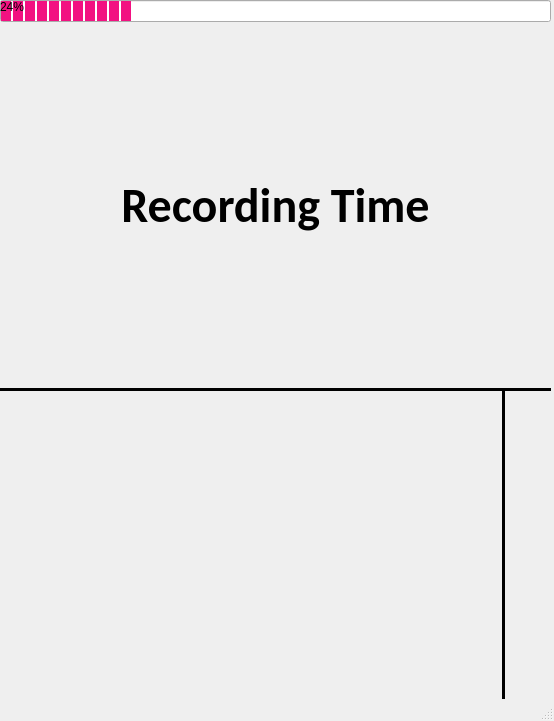
<?xml version="1.0" encoding="UTF-8"?>
<ui version="4.0">
 <class>MainWindow</class>
 <widget class="QMainWindow" name="MainWindow">
  <property name="geometry">
   <rect>
    <x>0</x>
    <y>0</y>
    <width>554</width>
    <height>721</height>
   </rect>
  </property>
  <property name="windowTitle">
   <string>Recording app</string>
  </property>
  <property name="windowIcon">
   <iconset>
    <normaloff>images/app_icon.webp</normaloff>images/app_icon.webp</iconset>
  </property>
  <widget class="QWidget" name="centralwidget">
   <widget class="QWidget" name="verticalLayoutWidget">
    <property name="geometry">
     <rect>
      <x>0</x>
      <y>0</y>
      <width>551</width>
      <height>391</height>
     </rect>
    </property>
    <layout class="QVBoxLayout" name="verticalLayout_3">
     <item>
      <widget class="QProgressBar" name="progressBar">
       <property name="styleSheet">
        <string notr="true">QProgressBar::chunk {
    background-color: #F21181;
    width: 10px;
    margin: 0.5px;
}</string>
       </property>
       <property name="value">
        <number>24</number>
       </property>
      </widget>
     </item>
     <item>
      <spacer name="verticalSpacer_2">
       <property name="orientation">
        <enum>Qt::Vertical</enum>
       </property>
       <property name="sizeHint" stdset="0">
        <size>
         <width>20</width>
         <height>40</height>
        </size>
       </property>
      </spacer>
     </item>
     <item>
      <widget class="QLabel" name="labelTime">
       <property name="font">
        <font>
         <family>Calibri</family>
         <pointsize>36</pointsize>
         <weight>75</weight>
         <italic>false</italic>
         <bold>true</bold>
        </font>
       </property>
       <property name="text">
        <string>Recording Time</string>
       </property>
       <property name="textFormat">
        <enum>Qt::AutoText</enum>
       </property>
       <property name="alignment">
        <set>Qt::AlignCenter</set>
       </property>
      </widget>
     </item>
     <item>
      <spacer name="verticalSpacer">
       <property name="orientation">
        <enum>Qt::Vertical</enum>
       </property>
       <property name="sizeHint" stdset="0">
        <size>
         <width>20</width>
         <height>40</height>
        </size>
       </property>
      </spacer>
     </item>
     <item>
      <widget class="Line" name="line">
       <property name="font">
        <font>
         <pointsize>14</pointsize>
        </font>
       </property>
       <property name="frameShadow">
        <enum>QFrame::Plain</enum>
       </property>
       <property name="lineWidth">
        <number>50</number>
       </property>
       <property name="midLineWidth">
        <number>50</number>
       </property>
       <property name="orientation">
        <enum>Qt::Horizontal</enum>
       </property>
      </widget>
     </item>
    </layout>
   </widget>
   <widget class="QWidget" name="horizontalLayoutWidget">
    <property name="geometry">
     <rect>
      <x>0</x>
      <y>390</y>
      <width>551</width>
      <height>322</height>
     </rect>
    </property>
    <layout class="QHBoxLayout" name="horizontalLayout">
     <item>
      <layout class="QHBoxLayout" name="horizontalLayout_2">
       <property name="sizeConstraint">
        <enum>QLayout::SetDefaultConstraint</enum>
       </property>
       <property name="topMargin">
        <number>100</number>
       </property>
       <item>
        <spacer name="horizontalSpacer">
         <property name="orientation">
          <enum>Qt::Horizontal</enum>
         </property>
         <property name="sizeHint" stdset="0">
          <size>
           <width>40</width>
           <height>20</height>
          </size>
         </property>
        </spacer>
       </item>
       <item>
        <widget class="QPushButton" name="pushButtonOdtworz">
         <property name="text">
          <string/>
         </property>
         <property name="icon">
          <iconset>
           <normaloff>images/buttonRestart.png</normaloff>images/buttonRestart.png</iconset>
         </property>
         <property name="iconSize">
          <size>
           <width>64</width>
           <height>64</height>
          </size>
         </property>
         <property name="flat">
          <bool>true</bool>
         </property>
        </widget>
       </item>
       <item>
        <widget class="QPushButton" name="pushButtonWstrzymaj">
         <property name="text">
          <string/>
         </property>
         <property name="icon">
          <iconset>
           <normaloff>images/buttonstart.png</normaloff>images/buttonstart.png</iconset>
         </property>
         <property name="iconSize">
          <size>
           <width>64</width>
           <height>64</height>
          </size>
         </property>
         <property name="flat">
          <bool>true</bool>
         </property>
        </widget>
       </item>
       <item>
        <widget class="QPushButton" name="pushButtonNagrywaj">
         <property name="text">
          <string/>
         </property>
         <property name="icon">
          <iconset>
           <normaloff>images/buttoRecord.png</normaloff>images/buttoRecord.png</iconset>
         </property>
         <property name="iconSize">
          <size>
           <width>64</width>
           <height>64</height>
          </size>
         </property>
         <property name="flat">
          <bool>true</bool>
         </property>
        </widget>
       </item>
       <item>
        <spacer name="horizontalSpacer_2">
         <property name="orientation">
          <enum>Qt::Horizontal</enum>
         </property>
         <property name="sizeHint" stdset="0">
          <size>
           <width>40</width>
           <height>20</height>
          </size>
         </property>
        </spacer>
       </item>
      </layout>
     </item>
     <item>
      <widget class="Line" name="line_2">
       <property name="frameShadow">
        <enum>QFrame::Plain</enum>
       </property>
       <property name="lineWidth">
        <number>200</number>
       </property>
       <property name="midLineWidth">
        <number>50</number>
       </property>
       <property name="orientation">
        <enum>Qt::Vertical</enum>
       </property>
      </widget>
     </item>
     <item>
      <layout class="QVBoxLayout" name="verticalLayout_4">
       <property name="topMargin">
        <number>100</number>
       </property>
       <item>
        <spacer name="verticalSpacer_3">
         <property name="orientation">
          <enum>Qt::Vertical</enum>
         </property>
         <property name="sizeHint" stdset="0">
          <size>
           <width>20</width>
           <height>40</height>
          </size>
         </property>
        </spacer>
       </item>
       <item>
        <widget class="QPushButton" name="pushButtonZapisz">
         <property name="text">
          <string/>
         </property>
         <property name="icon">
          <iconset>
           <normaloff>images/buttonSave.png</normaloff>images/buttonSave.png</iconset>
         </property>
         <property name="iconSize">
          <size>
           <width>128</width>
           <height>128</height>
          </size>
         </property>
         <property name="flat">
          <bool>true</bool>
         </property>
        </widget>
       </item>
       <item>
        <spacer name="verticalSpacer_4">
         <property name="orientation">
          <enum>Qt::Vertical</enum>
         </property>
         <property name="sizeHint" stdset="0">
          <size>
           <width>20</width>
           <height>40</height>
          </size>
         </property>
        </spacer>
       </item>
      </layout>
     </item>
    </layout>
   </widget>
   <widget class="QWidget" name="horizontalLayoutWidget_2">
    <property name="geometry">
     <rect>
      <x>550</x>
      <y>470</y>
      <width>160</width>
      <height>80</height>
     </rect>
    </property>
    <layout class="QHBoxLayout" name="horizontalLayout_3"/>
   </widget>
  </widget>
  <widget class="QStatusBar" name="statusbar"/>
 </widget>
 <resources/>
 <connections/>
</ui>
